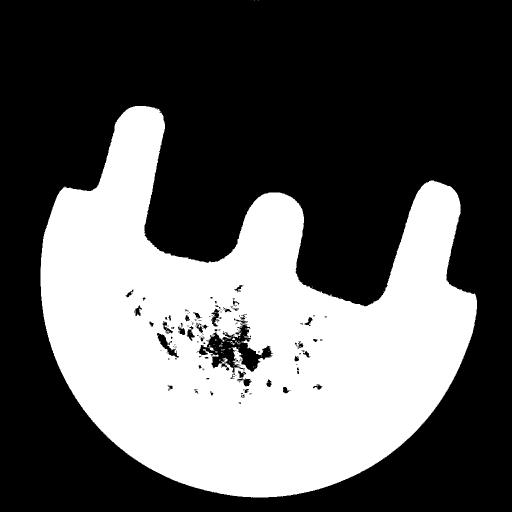
%> input picture beamharden/binaryCasting.bmp, 1024 x 1024 px (shown at 1/2 size)
$ octave genBeamHardenTwoMaterials.m   (GNU Octave 9; MATLAB toolbox functions it lacks are replaced by stand-ins)
%> lines starting %> are read from the running program, lines starting %| are printed output that depends on the picture; in (x1, y1, x2, y2) boxes, pixels count from 0 and x2, y2 are one past the last pixel; in counts of white or black regions, pixels touching at a corner belong together; the program's own positions count from 1
### beamharden/loadNIST.m

%   Energy(MeV)  mu/rho(cm^2/g)  mu_{en}/rho (cm^2/g)
massAttenCoeffIon=...
   [1.00000E-03  9.085E+03       9.052E+03
    1.50000E-03  3.399E+03       3.388E+03
    2.00000E-03  1.626E+03       1.620E+03
    3.00000E-03  5.576E+02       5.535E+02
    4.00000E-03  2.567E+02       2.536E+02
    5.00000E-03  1.398E+02       1.372E+02
    6.00000E-03  8.484E+01       8.265E+01
    7.11200E-03  5.319E+01       5.133E+01
    7.11200E-03  4.076E+02       2.978E+02
    8.00000E-03  3.056E+02       2.316E+02
    1.00000E-02  1.706E+02       1.369E+02
    1.50000E-02  5.708E+01       4.896E+01
    2.00000E-02  2.568E+01       2.260E+01
    3.00000E-02  8.176E+00       7.251E+00
    4.00000E-02  3.629E+00       3.155E+00
    5.00000E-02  1.958E+00       1.638E+00
    6.00000E-02  1.205E+00       9.555E-01
    8.00000E-02  5.952E-01       4.104E-01
    1.00000E-01  3.717E-01       2.177E-01
    1.50000E-01  1.964E-01       7.961E-02
    2.00000E-01  1.460E-01       4.825E-02
    3.00000E-01  1.099E-01       3.361E-02
    4.00000E-01  9.400E-02       3.039E-02
    5.00000E-01  8.414E-02       2.914E-02
    6.00000E-01  7.704E-02       2.836E-02
    8.00000E-01  6.699E-02       2.714E-02
    1.00000E+00  5.995E-02       2.603E-02
    1.25000E+00  5.350E-02       2.472E-02
    1.50000E+00  4.883E-02       2.360E-02
    2.00000E+00  4.265E-02       2.199E-02
    3.00000E+00  3.621E-02       2.042E-02
    4.00000E+00  3.312E-02       1.990E-02
    5.00000E+00  3.146E-02       1.983E-02
    6.00000E+00  3.057E-02       1.997E-02
    8.00000E+00  2.991E-02       2.050E-02
    1.00000E+01  2.994E-02       2.108E-02
    1.50000E+01  3.092E-02       2.221E-02
    2.00000E+01  3.224E-02       2.292E-02 ];
iron=massAttenCoeffIon;
densityIron=7.87400E+00;

densityA150=1.12700E+00;
A150=[
1.00000E-03  2.259E+03  2.256E+03
1.50000E-03  7.282E+02  7.267E+02
2.00000E-03  3.183E+02  3.172E+02
3.00000E-03  9.652E+01  9.576E+01
4.00000E-03  4.081E+01  4.021E+01
4.03810E-03  3.966E+01  3.907E+01
4.03810E-03  5.629E+01  5.326E+01
5.00000E-03  3.069E+01  2.901E+01
6.00000E-03  1.813E+01  1.708E+01
8.00000E-03  7.914E+00  7.337E+00
1.00000E-02  4.186E+00  3.771E+00
1.50000E-02  1.394E+00  1.106E+00
2.00000E-02  7.068E-01  4.605E-01
3.00000E-02  3.481E-01  1.378E-01
4.00000E-02  2.562E-01  6.411E-02
5.00000E-02  2.198E-01  4.018E-02
6.00000E-02  2.008E-01  3.095E-02
8.00000E-02  1.803E-01  2.561E-02
1.00000E-01  1.680E-01  2.520E-02
1.50000E-01  1.485E-01  2.736E-02
2.00000E-01  1.353E-01  2.937E-02
3.00000E-01  1.173E-01  3.159E-02
4.00000E-01  1.049E-01  3.245E-02
5.00000E-01  9.579E-02  3.265E-02
6.00000E-01  8.857E-02  3.249E-02
8.00000E-01  7.777E-02  3.172E-02
1.00000E+00  6.992E-02  3.070E-02
1.25000E+00  6.253E-02  2.934E-02
1.50000E+00  5.691E-02  2.805E-02
2.00000E+00  4.880E-02  2.578E-02
3.00000E+00  3.907E-02  2.247E-02
4.00000E+00  3.335E-02  2.025E-02
5.00000E+00  2.958E-02  1.867E-02
6.00000E+00  2.690E-02  1.751E-02
8.00000E+00  2.338E-02  1.592E-02
1.00000E+01  2.117E-02  1.489E-02
1.50000E+01  1.819E-02  1.346E-02
2.00000E+01  1.675E-02  1.275E-02 ];

### beamharden/genBeamHardenTwoMaterials.m
%   Simulate and generate measurements for beamhardening effect
%   Author: Renliang Gu (renliang@iastate.edu)
%   $Revision: 0.1 $ $Date: Tue 16 Apr 2013 05:36:30 AM CDT

clear;
spark=1;
loadNIST
iron(:,1)=iron(:,1)*1e3;
A150(:,1)=A150(:,1)*1e3;
% from the original to 130 points, increase 19%
% from 130 points to 1300 points, increasing 1e-6, which is not necessary.
epsilon=20:1:150;
muIron=interp1(iron(10:end,1),iron(10:end,2),...
    epsilon,'spline');
muA150=interp1(A150(10:end,1),A150(10:end,2),...
    epsilon,'spline');
Ie=gampdf((epsilon-20)*16/100,5,1);
if(spark)
    Ie(45)=Ie(45)*1000;
    Ie(22)=Ie(22)*1000;
end

[temp,idx]=sort(muIron);
%figure; loglog(iron(:,1),iron(:,2));
%figure; semilogy(epsilon,muIron,'-');
%hold on;loglog(iron(:,1),iron(:,2),'*');
figure; loglog(iron(13:20,2),...
    gampdf((iron(13:20,1)-20)*16/100,5,1),'*');
hold on; semilogy(muIron,Ie);
%> after `semilogy(muIron,Ie)`:
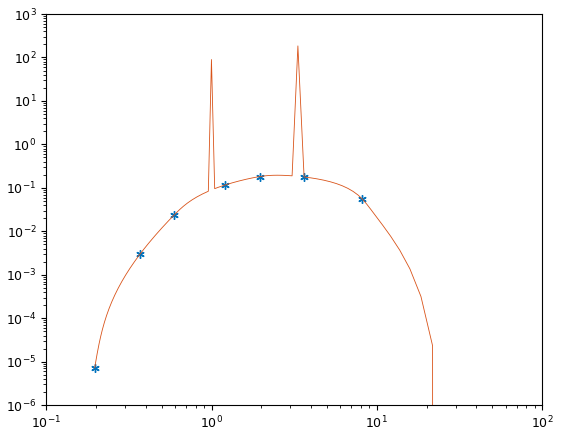
%> figure redrawn from the program's plot data
%figure; semilogx(iron(:,1),Ie);
figure; semilogy(epsilon,Ie,'*-');
%> after `semilogy(epsilon,Ie,'*-')`:
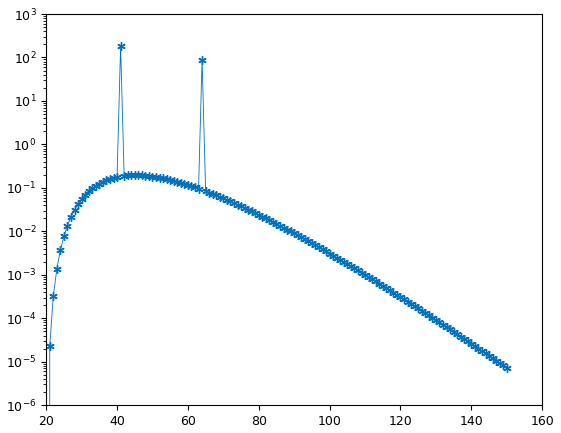
%> figure redrawn from the program's plot data; curve peaks at x = 41, y = 184.5

Ts=0.008;
Img2D=double(imread('binaryCasting.bmp'));
%> Img2D: size 1024x1024 double; values 0 (black) and 1 (white), 36.5% white; 54 white regions (50 under 20 px), largest, box (x1, y1, x2, y2) and area: (81, 212, 954, 995) 382215, (415, 695, 429, 702) 45, (460, 682, 470, 690) 25, (464, 675, 470, 680) 20
load('Mask1024Circle.mat');
maskIdx=find(Mask~=0);
conf.bw=1; conf.nc=1024; conf.nr=1024; conf.prjWidth=1024;
conf.theta=0:179;
temp=1:numel(Img2D);
Phi= @(s) mParPrj(s,temp-1,conf,'forward')*Ts;
Phit =@(s) mParPrj(s,temp-1,conf,'backward')*Ts;
PhiM=@(s) mParPrj(s,maskIdx-1,conf,'forward')*Ts;
PhiMt=@(s) mParPrj(s,maskIdx-1,conf,'backward')*Ts;
Num_proj=180;
theta_full=linspace(0,pi-pi/Num_proj,Num_proj); %The angle of projections
FBP=@(s) FBPFunc7(s,theta_full,1:Num_proj,Ts,maskIdx)*Ts;

img1=Img2D;
N=1024;
[c,r]=meshgrid(1:N);
c1=300;
r1=770;
rad=70;
img1((c-c1).^2+(r-r1).^2<rad^2)=2;
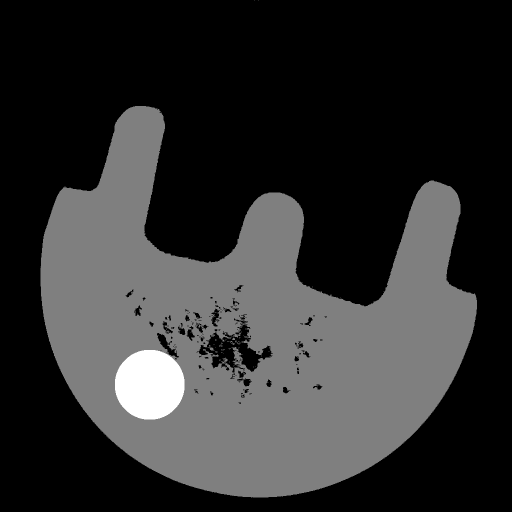
%> img1: size 1024x1024 double (shown at 1/2 size); min 0, max 2, mean 0.379; drawn with min black and max white

c1=600;
r1=845;
rad=70;
img1((c-c1).^2+(r-r1).^2<rad^2)=3;
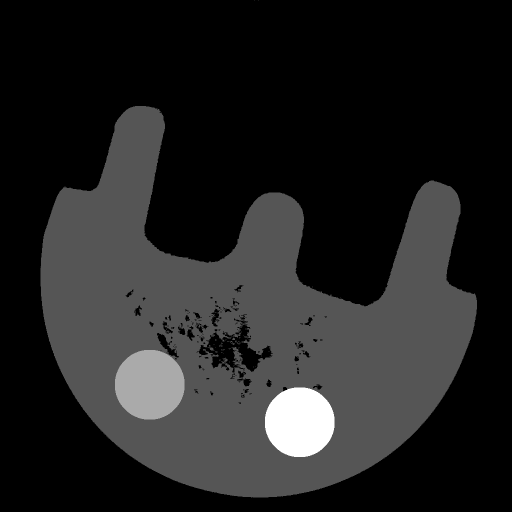
%> img1: size 1024x1024 double (shown at 1/2 size); 1.46% of pixels changed, all inside (x1, y1, x2, y2) = (530, 775, 669, 914); drawn with min black and max white

img=img1; Img2D=img1;
save('twoMaterialCasting.mat','Img2D');
imgA150=zeros(size(img));
imgIron=imgA150;
imgA150(img==1)=densityA150;
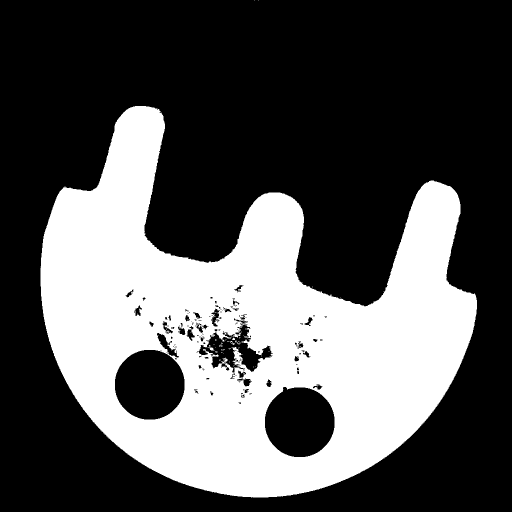
%> imgA150: size 1024x1024 double (shown at 1/2 size); values 0 (black) and 1.13 (white), 33.6% white; 54 white regions (50 under 20 px), largest, box (x1, y1, x2, y2) and area: (81, 212, 954, 995) 351607, (415, 695, 429, 702) 45, (460, 682, 470, 690) 25, (464, 675, 470, 680) 20
imgIron(img>=2)=densityIron;
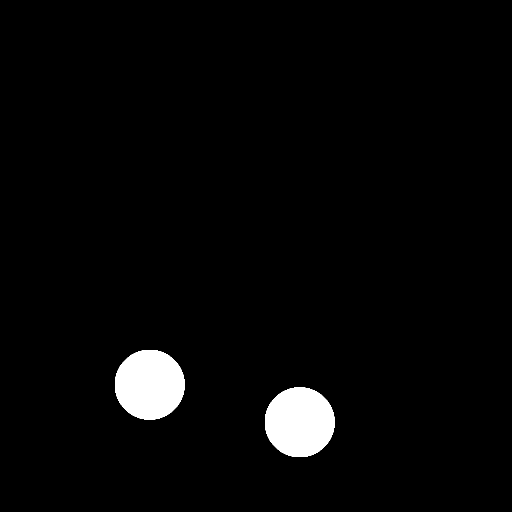
%> imgIron: size 1024x1024 double (shown at 1/2 size); values 0 (black) and 7.87 (white), 2.9% white; 2 white regions, box (x1, y1, x2, y2) and area: (230, 700, 369, 839) 15361, (530, 775, 669, 914) 15361
img(img==1)=densityA150;
img(img>=2)=densityIron;
%> img: size 1024x1024 double; min 0, max 7.87, mean 0.609

epsilon=epsilon(:);
deltaEpsilon=mean([epsilon(:) [epsilon(2:end); epsilon(end)]],2)-...
    mean([epsilon(:) [epsilon(1); epsilon(1:end-1)]],2);
%> (the run ends here)
